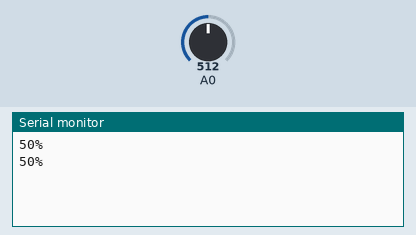
Simulated run of this sketch. Board: Arduino Uno, built with avr-gcc and run on an emulated ATmega328P. On the bench: the last lines printed to the serial monitor. The inputs (shaded band) are chosen by the test bench; at power-on: A0 = 512.

Above: at 2.8 s.
2.9 s: A0 set to 716
At 4.4 s:
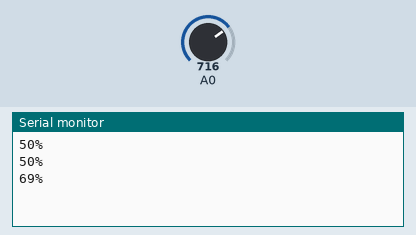
5.6 s: A0 set to 900
At 7.1 s:
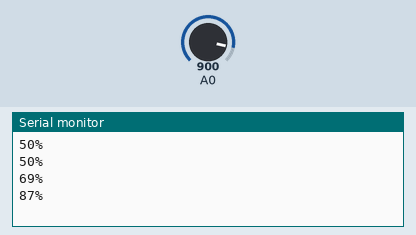
Timing chart, 0 to 8.6 s (numbered marks = the images above; inputs shaded):
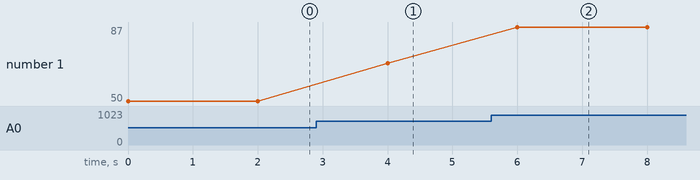

Measured:
- after the input at 2.9 s, the serial monitor: prints a new line after 1.1 s (image 1)
- after the input at 5.6 s, the serial monitor: prints a new line after 0.40 s (image 2)
- plotted number 1: 50 → 69 after the input at 2.9 s, 69 → 87 after the input at 5.6 s

The sketch:

SOIL_SENSOR.ino
```cpp
void setup()
{
  Serial.begin(9600);//Mở cổng Serial ở mức 9600
}

void loop()
{
  int value = analogRead(A0);     // Ta sẽ đọc giá trị hiệu điện thế của cảm biến
  int percent = map(value, 0, 1023, 0, 100);
  Serial.print(percent);
  Serial.println('%');
  delay(2000);
}
```
